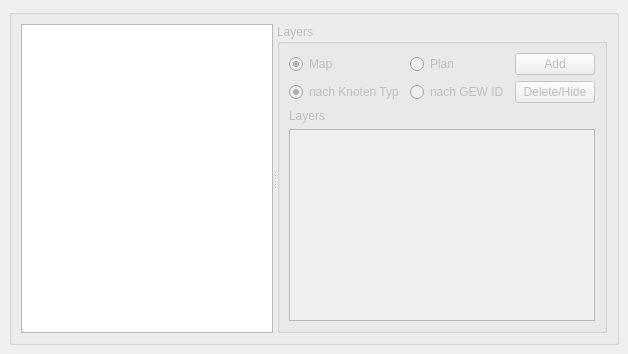
  <widget class="QDockWidget" name="lp_dock">
   <property name="font">
    <font>
     <family>Segoe UI</family>
     <pointsize>9</pointsize>
    </font>
   </property>
   <property name="floating">
    <bool>false</bool>
   </property>
   <property name="features">
    <set>QDockWidget::AllDockWidgetFeatures</set>
   </property>
   <property name="allowedAreas">
    <set>Qt::BottomDockWidgetArea|Qt::RightDockWidgetArea|Qt::TopDockWidgetArea</set>
   </property>
   <property name="windowTitle">
    <string>Lageplan</string>
   </property>
   <attribute name="dockWidgetArea">
    <number>2</number>
   </attribute>
   <widget class="QWidget" name="dockWidgetContents_6">
    <layout class="QGridLayout" name="gridLayout_10">
     <item row="2" column="2">
      <widget class="QGroupBox" name="groupBox_11">
       <property name="title">
        <string/>
       </property>
       <layout class="QGridLayout" name="gridLayout_25">
        <item row="0" column="0">
         <widget class="QSplitter" name="splitter_2">
          <property name="orientation">
           <enum>Qt::Horizontal</enum>
          </property>
          <widget class="PlotWidget" name="nodeView"/>
          <widget class="QGroupBox" name="lp_layers">
           <property name="enabled">
            <bool>false</bool>
           </property>
           <property name="maximumSize">
            <size>
             <width>350</width>
             <height>16777215</height>
            </size>
           </property>
           <property name="baseSize">
            <size>
             <width>250</width>
             <height>0</height>
            </size>
           </property>
           <property name="title">
            <string>Layers</string>
           </property>
           <layout class="QGridLayout" name="gridLayout_4">
            <item row="0" column="1">
             <widget class="QRadioButton" name="nodemapview">
              <property name="text">
               <string>Map</string>
              </property>
              <property name="checked">
               <bool>true</bool>
              </property>
              <attribute name="buttonGroup">
               <string notr="true">buttonGroup</string>
              </attribute>
             </widget>
            </item>
            <item row="0" column="2">
             <widget class="QRadioButton" name="nodeplanview">
              <property name="text">
               <string>Plan</string>
              </property>
              <attribute name="buttonGroup">
               <string notr="true">buttonGroup</string>
              </attribute>
             </widget>
            </item>
            <item row="2" column="1">
             <widget class="QLabel" name="label_2">
              <property name="text">
               <string>Layers</string>
              </property>
             </widget>
            </item>
            <item row="0" column="3">
             <widget class="QPushButton" name="lp_adddata">
              <property name="toolTip">
               <string>Add Layer (*.shp, *.dbf)</string>
              </property>
              <property name="text">
               <string>Add</string>
              </property>
             </widget>
            </item>
            <item row="1" column="1">
             <widget class="QRadioButton" name="ityp">
              <property name="text">
               <string>nach Knoten Typ</string>
              </property>
              <property name="checked">
               <bool>true</bool>
              </property>
              <attribute name="buttonGroup">
               <string notr="true">buttonGroup_2</string>
              </attribute>
             </widget>
            </item>
            <item row="1" column="2">
             <widget class="QRadioButton" name="gewid">
              <property name="text">
               <string>nach GEW ID</string>
              </property>
              <attribute name="buttonGroup">
               <string notr="true">buttonGroup_2</string>
              </attribute>
             </widget>
            </item>
            <item row="1" column="3">
             <widget class="QPushButton" name="lp_removedata">
              <property name="toolTip">
               <string>Delete Imported Data, or hide selected Data</string>
              </property>
              <property name="text">
               <string>Delete/Hide</string>
              </property>
             </widget>
            </item>
            <item row="3" column="1" colspan="3">
             <widget class="QListWidget" name="lp_listWidget">
              <property name="editTriggers">
               <set>QAbstractItemView::DoubleClicked</set>
              </property>
              <property name="dragEnabled">
               <bool>true</bool>
              </property>
              <property name="dragDropMode">
               <enum>QAbstractItemView::InternalMove</enum>
              </property>
              <property name="defaultDropAction">
               <enum>Qt::MoveAction</enum>
              </property>
              <property name="alternatingRowColors">
               <bool>true</bool>
              </property>
              <property name="selectionMode">
               <enum>QAbstractItemView::SingleSelection</enum>
              </property>
              <property name="selectionBehavior">
               <enum>QAbstractItemView::SelectRows</enum>
              </property>
              <property name="selectionRectVisible">
               <bool>true</bool>
              </property>
             </widget>
            </item>
           </layout>
          </widget>
         </widget>
        </item>
       </layout>
      </widget>
     </item>
    </layout>
   </widget>
  </widget>
